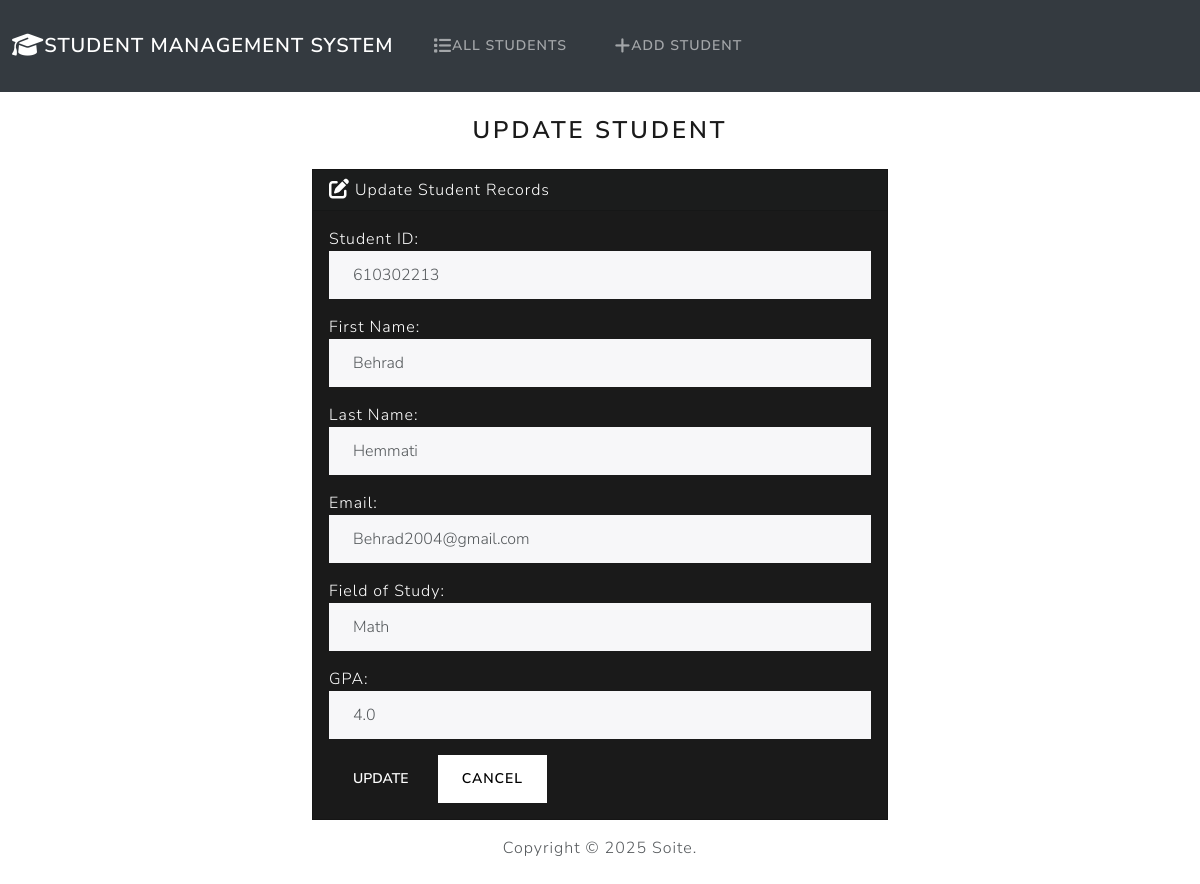
The page /edit/3/ on the database its author committed.
### Students/models.py (models this page shows, shortened)
class Student(models.Model):
    student_id = models.PositiveIntegerField()
    first_name = models.CharField(max_length=50)
    last_name = models.CharField(max_length=50)
    email = models.EmailField(max_length=100)
    field_of_study = models.CharField(max_length=50)
    gpa = models.FloatField()

### Students/views.py (the view)
# urls.py: path('edit/<int:id>/', views.edit_student, name='edit'),
def edit_student(request, id):
   if request.method == "POST":
      student = Student.objects.get(id=id)
      form = StudentForm(request.POST, instance=student)
      if form.is_valid():
         form.save()
         return render(request,'students/edit.html', {
            'form':form,
            'success': True,
         })
   else:
      student = Student.objects.get(id=id)
      form = StudentForm(instance=student)
      return render(request,'students/edit.html', {
         'form':form,
      })

### Students/forms.py
class StudentForm(forms.ModelForm):
    class Meta:
        model = Student
        fields = ['student_id','first_name','last_name','email', 'field_of_study', 'gpa']
        labels = {
            'student_id': 'Student ID',
            'first_name': 'First Name',
            'last_name': 'Last Name',
            'email': 'Email',
            'field_of_study': 'Field of Study',
            'gpa': 'GPA',
        }
        widgets = {
            'student_id': forms.NumberInput(attrs={'class':'form-control'}),
            'first_name': forms.TextInput(attrs={'class':'form-control'}),
            'last_name': forms.TextInput(attrs={'class':'form-control'}),
            'email': forms.TextInput(attrs={'class':'form-control'}),
            'field_of_study': forms.TextInput(attrs={'class':'form-control'}),
            'gpa': forms.NumberInput(attrs={'class':'form-control'}),
        }

### Students/Templates/students/edit.html (shortened to what this page needs)
{% extends "students/base.html" %}
{% block body %}
    <h3 class="text-center m-4">Update Student </h3>
    {% if success %}
        <div class="alert alert-success" role="alert">
            The new student Updated successfully.
            <a href="{% url 'index' %}" class="alert-link"> Go to Home Page</a>
        </div>
    {% else %}
        <div class="row justify-content-center">
            <div class="col-6">
                <div class="card text-white bg-primary mb-3">
                    <div class="card-header">
                        <i class="fa-solid fa-pen-to-square fa-lg"></i> Update Student Records
                    </div>
                    <div class="card-body">
                        <form action="" method="post">
                            {{ form.as_p }}
                            <button type="submit" class="btn btn-primary">Update</button>
                            <a href="{% url 'index' %}" class = "btn btn-secondary">Cancel</a>
                        </form>
                    </div>
                </div>
            </div>
        </div>
    {% endif %}
{% endblock %}

### rows shown on the page
Student: student_id "610302213", first_name "Behrad", last_name "Hemmati", email "Behrad2004@gmail.com", field_of_study "Math", gpa "4.0"
